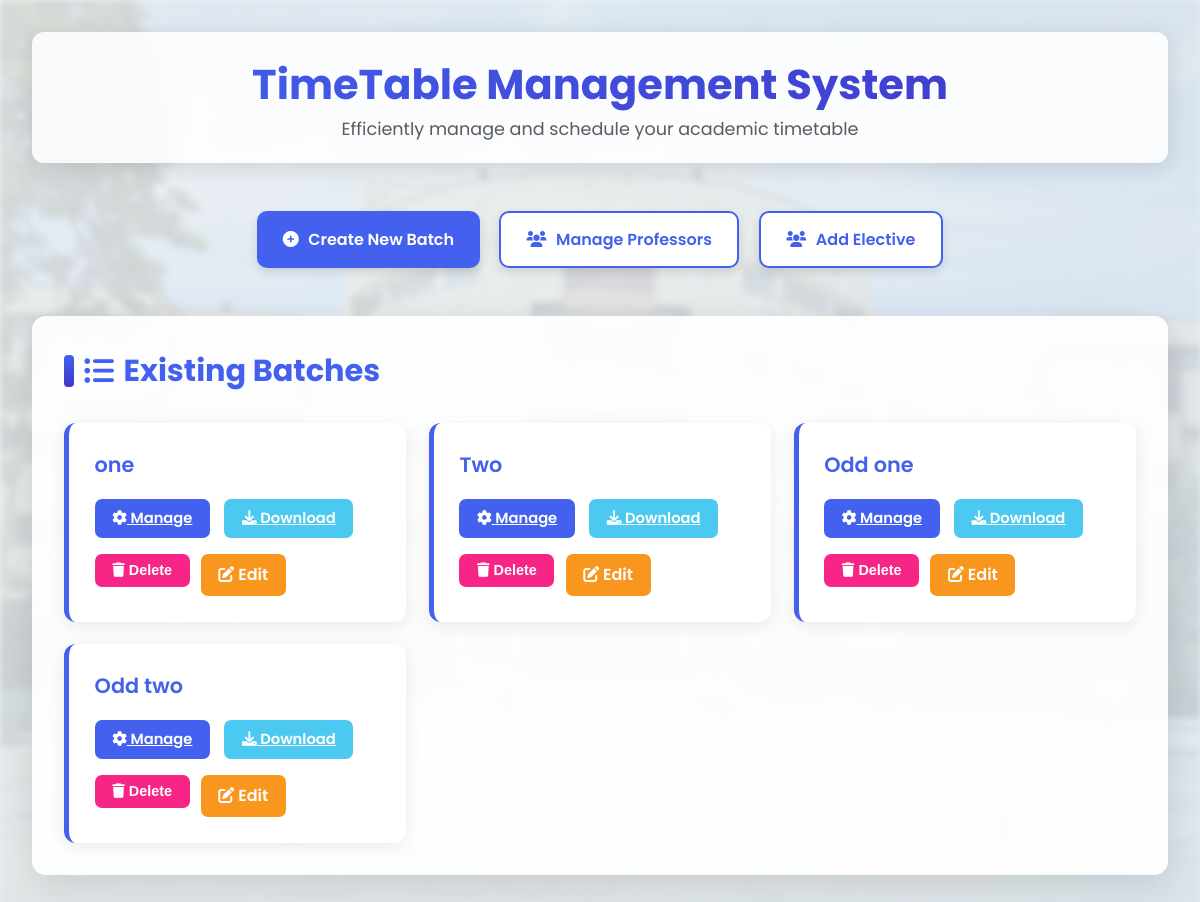
The app's page /departments/1 with its own data.
### app.py (models this page shows)
class Batch(db.Model):
    id = db.Column(db.Integer, primary_key=True)
    name = db.Column(db.String(50), unique=True, nullable=False)
    capacity = db.Column(db.Integer, nullable=False)
    courses = db.relationship('Course', backref='batch', lazy=True)
    odd_sem = db.Column(db.Boolean, default=False,nullable=False)
    department_id = db.Column(db.Integer, db.ForeignKey('department.id'), nullable=False)
    semester = db.Column(db.Integer, nullable=False)
    department = db.relationship('Department', backref=db.backref('batches', lazy=True))

### app.py (the view)
@app.route('/departments/<int:department_id>', methods=['GET', 'POST'])
def manage_department(department_id):
    classrooms = Building.query.all()
    batch = Batch.query.filter_by(department_id=department_id).all()
    return render_template(
        'batches.html',
        batches=batch,
        department_id=department_id,
        classrooms=classrooms
    )

### templates/batches.html (shortened to what this page needs)
<!DOCTYPE html>
<html lang="en">
<head>
    <link rel="stylesheet"
          href="https://cdnjs.cloudflare.com/ajax/libs/font-awesome/6.0.0-beta3/css/all.min.css">
</head>
<body>
    <div class="container">
        <header>
            <h1>TimeTable Management System</h1>
            <p class="subtitle">Efficiently manage and schedule your academic timetable</p>
        </header>
        <div class="actions">
            <a href="{{ url_for('create_batch', department_id=department_id) }}" class="btn btn-primary">
                <i class="fas fa-plus-circle"></i> Create New Batch
            </a>
            <a href="{{ url_for('manage_professors', department_id=department_id) }}" class="btn btn-secondary">
                <i class="fas fa-users"></i> Manage Professors
            </a>
            <a href="{{ url_for('elective_course', department_id=department_id) }}" class="btn btn-secondary">
                <i class="fas fa-users"></i> Add Elective
            </a>
        </div>
        <div class="card-container">
            <h2><i class="fas fa-list-ul"></i> Existing Batches</h2>
            {% if batches %}
            <div class="batch-list">
                {% for batch in batches %}
                <div class="batch-card">
                    <div class="batch-name">{{ batch.name }}</div>
                    <div class="batch-actions">
                        <a href="{{ url_for('manage_batch', batch_id=batch.id) }}" class="batch-btn manage">
                            <i class="fas fa-cog"></i> Manage
                        </a>
                        <a href="{{ url_for('download_timetable', batch_id=batch.id) }}" class="batch-btn download">
                            <i class="fas fa-download"></i> Download
                        </a>
                    </div>
                    <div style="margin-top: 1rem; display: flex; gap: .7rem;">
                        <form action="{{ url_for('delete_batch', id=batch.id) }}" method="post">
                            <button type="submit" class="delete-btn"
                                onclick="return confirm('Delete {{ batch.name }}?')">
                                <i class="fas fa-trash"></i> Delete
                            </button>
                        </form>
                        <a href="{{ url_for('edit_batch', id=batch.id,department_id=department_id) }}" class="edit-btn">
                            <i class="fas fa-edit"></i> Edit
                        </a>
                    </div>
                </div>
                {% endfor %}
            </div>
            {% else %}
            <p style="text-align:center; padding:2rem; color:#666;">No batches created yet.</p>
            {% endif %}
        </div>
    </div>
</body>
</html>

### records on screen
Batch: name "one"
Batch: name "Two"
Batch: name "Odd one"
Batch: name "Odd two"
